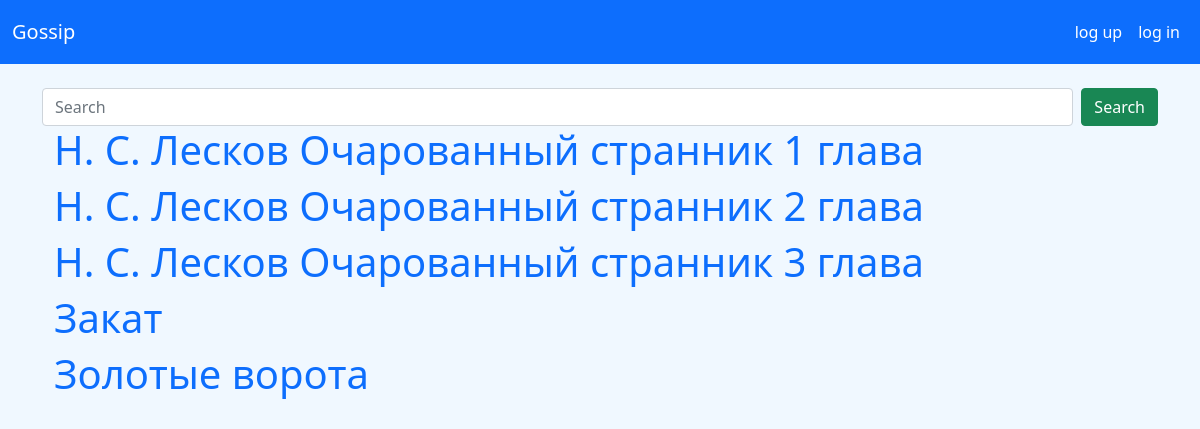
The app's page /find_news with its own data.
### data/new.py (models this page shows)
class News(SqlAlchemyBase, UserMixin, SerializerMixin):
    __tablename__ = 'news'
    id = sa.Column(sa.Integer, primary_key=True, autoincrement=True)
    title = sa.Column(sa.String, nullable=True)
    content = sa.Column(sa.String, nullable=True)
    date = datetime.date.today().ctime().split()
    date = date[2] + ' ' + date[1] + ' ' + date[-1]
    created_date = sa.Column(sa.String, default=date)
    views = sa.Column(sa.Integer, default=0)
    user_id = sa.Column(sa.Integer, sa.ForeignKey("users.id"))
    user = orm.relation('User')

### find_news.py (the view, shortened to what this page needs)
@find_news_blueprint.route('/find_news', methods=['GET', 'POST'])
def find_news():
    ses = db_session.create_sessin()
    if request.method == 'GET':
        news = ses.query(News).all()
        return render_template('find_news.html', title='Find news', news=news)

### data/db_session.py (called while the page is built)
def create_sessin() -> Session:
    global __factory
    return __factory()

### templates/find_news.html (shortened to what this page needs)
{% extends "base.html" %}
{% block content %}
<div class="container">
  <form action="" method="post" class="d-flex">
    <input class="form-control me-2" type="search" placeholder="Search" aria-label="Search" name="req" value="{{ value }}">
    <button class="btn btn-success" type="submit" >Search</button>
  </form>
  {% for new in news %}
  <div class="container">
    <h1><a href="/new/{{ new.id }}">{{ new.title }}</a></h1>
  </div>
  {% endfor %}
</div>
{% endblock %}

### static/css/style.css (style rules this page uses)
body { background: #F0F8FF; }
a { text-decoration: none; }

### records on screen
News: title "Н. С. Лесков Очарованный странник 1 глава"
News: title "Н. С. Лесков Очарованный странник 2 глава"
News: title "Н. С. Лесков Очарованный странник 3 глава"
News: title "Закат"
News: title "Золотые ворота"
